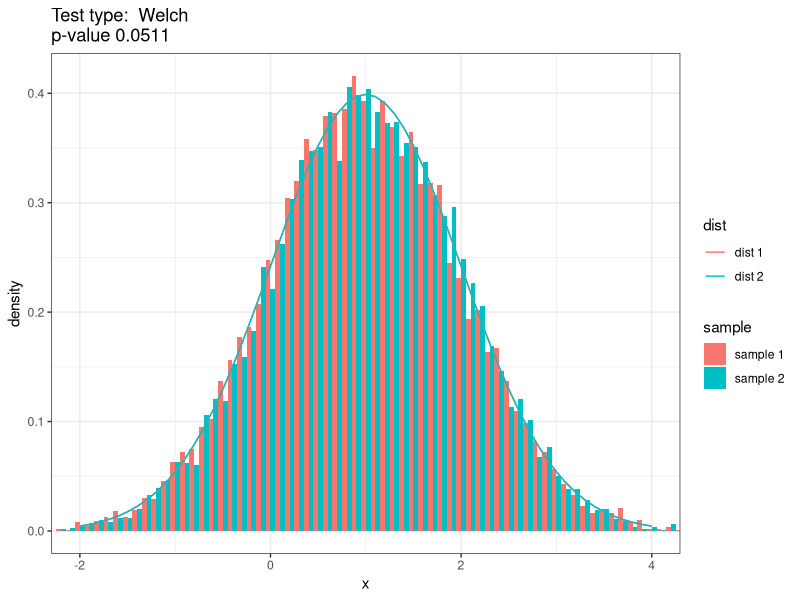
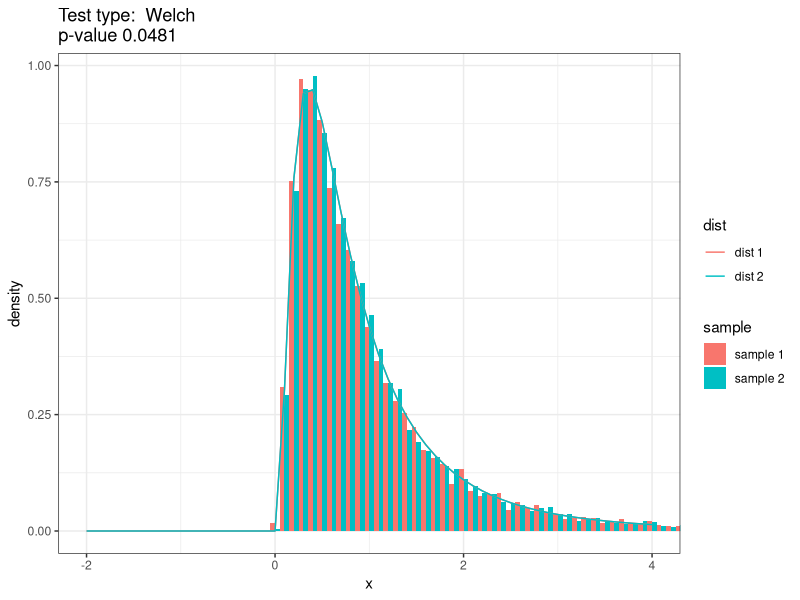
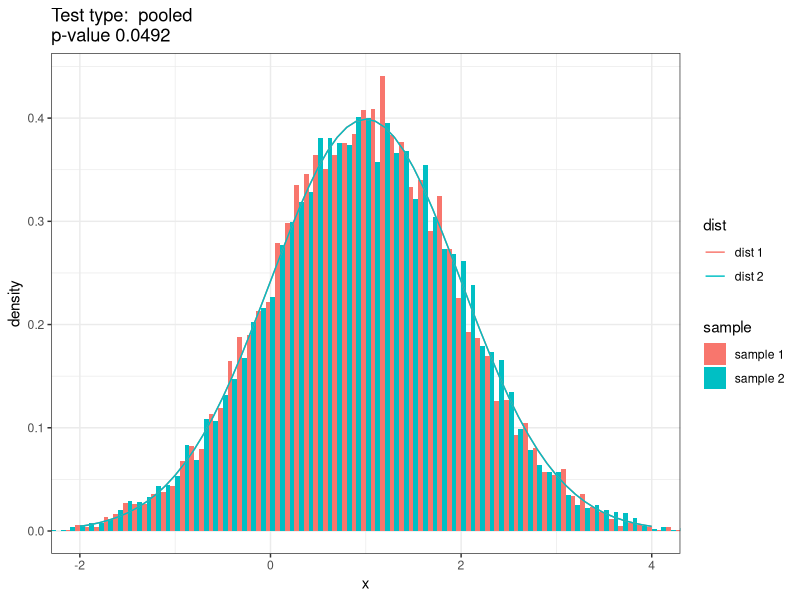
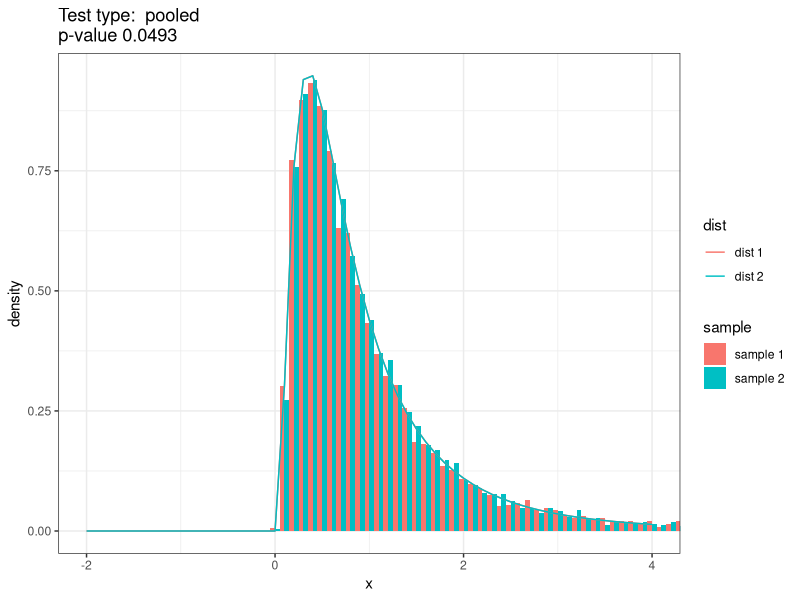

Reproduce these figures in R, in order.
## ---- chunk 1
knitr::opts_chunk$set(echo = TRUE)
options(width = 240)
## ---- chunk 2
library(tidyverse)
library(lubridate)
library(scales)
library(mgcv)
library(knitr)

theme_set(theme_bw())
## ---- chunk 3
# Random generator voor de Log-normale distributie
rlnorm2 <- function(n, mu = 1, sd = 1) {
  exp_sdlog_sq <- 1 + sd^2/mu^2
  sdlog <- sqrt(log(exp_sdlog_sq))
  meanlog <- log(mu/sqrt(exp_sdlog_sq))
  
  rlnorm(n, meanlog, sdlog)
}

# Density functie voor de Log-normale distributie
dlnorm2 <- function(n, mu = 1, sd = 1) {
  exp_sdlog_sq <- 1 + sd^2/mu^2
  sdlog <- sqrt(log(exp_sdlog_sq))
  meanlog <- log(mu/sqrt(exp_sdlog_sq))
  
  dlnorm(n, meanlog, sdlog)
}
## ---- chunk 4
test.params <- expand.grid(c(1,2,3),c(0.5,1,2))

sapply(1:nrow(test.params), function(i) {
  mu <- test.params[i,1]
  sd <- test.params[i,2]
  test.data <- rlnorm2(100000, mu,sd)
  list(mu = mu, sd = sd, sample_mu = round(mean(test.data),1), sample_sd = round(sd(test.data),1))
})

## ---- chunk 5
sim.mctest <- function(dist = c("norm", "lnorm"), 
                       n.total, 
                       sample.ratio = 1, 
                       mu = 1, 
                       sd = 1, 
                       sd.ratio = 1,
                       test.type = c("pooled","Welch"),
                       R = 10000,
                       alpha = 0.05) {
  
  # calculate sample sizes
  n1 <- n.total / (1 + 1/sample.ratio)
  n2 <- n.total / (1 + sample.ratio)
  
  test.type <- test.type[1]
  if(!(test.type %in% c("pooled","Welch"))) {
    stop(paste("Invalid test type", test.type))
  }
  # valid test type
  t.test.var.equal <- test.type == "pooled"
  
  mu1 <- mu
  mu2 <- mu
  sd1 <- sd
  sd2 <- sd / sd.ratio
  
  dist <- dist[1]
  if (!(dist %in% c("norm", "lnorm"))) {
    stop("invalid distribution")
  }
  
  # valid distribution type
  if (dist == "norm") {
    dist.fun <- rnorm
  } else {
    dist.fun <- rlnorm2
  }
  
  cnt.typeI <- 0
  for (i in 1:R) {
    d1 <- dist.fun(n1, mu1, sd1)
    d2 <- dist.fun(n2, mu2, sd2)
    
    pval <- t.test(d1, d2, var.equal = t.test.var.equal)$p.value
    if (pval < alpha) {
      cnt.typeI <- cnt.typeI + 1
    }
  }
  
  # output a list with all simulation parameters
  list(
    n.total = n.total,        # total sample size
    n1 = n1,      # sample 1 size
    n2 = n2,      # sample 2 size,
    dist = dist,  # distribution type
    test.type = test.type, # test type
    d1 = d1,      # last d1 sample
    d2 = d2,      # last d2 sample
    mu1 = mu1,    
    mu2 = mu2,
    sd1 = sd1,
    sd2 = sd2,
    typeI.fout.pct = cnt.typeI / R
  )
  
}
## ---- chunk 6
eval.mctest <- function(test) {
  plot_data <- rbind(data.frame(sample = "sample 1", x = test$d1), data.frame(sample = "sample 2", x = test$d2))
  
  # valid distribution type
  if (test$dist == "norm") {
    dist.fun <- dnorm
  } else {
    dist.fun <- dlnorm2
  }
  
  dist_data_1 <- tibble(dist = "dist 1", 
                        x = seq(test$mu1 - 3*test$sd1, test$mu1 + 3 * test$sd1, by = 0.1),
                        y = dist.fun(x, test$mu1, test$sd1))
  dist_data_2 <- tibble(dist = "dist 2", 
                        x = seq(test$mu2 - 3*test$sd2, test$mu2 + 3 * test$sd2, by = 0.1),
                        y = dist.fun(x, test$mu2, test$sd2))
  
  display_range <- c(min(c(min(dist_data_1$x), min(dist_data_2$x))),
                     max(c(max(dist_data_1$x), max(dist_data_2$x))))
  
  p <- ggplot(plot_data, aes(x)) +
    geom_histogram(aes(y = ..density.., fill = sample), position = "dodge", binwidth = 0.1, stat) +
    geom_line(aes(x, y, color = dist), data = dist_data_1) +
    geom_line(aes(x, y, color = dist), data = dist_data_2) +
    coord_cartesian(xlim = display_range) +
    ggtitle(paste("Test type: ", test$test.type, "\np-value", test$typeI.fout.pct))
  
  p
}
## ---- chunk 7
test1 <- sim.mctest(n.total = 20000, 
                    sample.ratio = 1, 
                    dist = "norm", 
                    mu = 1, 
                    sd = 1, 
                    sd.ratio = 1,
                    test.type = "Welch",
                    R = 10000,
                    alpha = 0.05)
eval.mctest(test1)

## ---- chunk 8
test2 <- sim.mctest(n.total = 20000, 
                    sample.ratio = 1, 
                    dist = "lnorm", 
                    mu = 1, 
                    sd = 1, 
                    sd.ratio = 1,
                    test.type = "Welch",
                    R = 10000,
                    alpha = 0.05)
eval.mctest(test2)

## ---- chunk 9
test3 <- sim.mctest(n.total = 20000, 
                    sample.ratio = 1, 
                    dist = "norm", 
                    mu = 1, 
                    sd = 1, 
                    sd.ratio = 1,
                    test.type = "pooled",
                    R = 10000,
                    alpha = 0.05)
eval.mctest(test3)

## ---- chunk 10
test4 <- sim.mctest(n.total = 20000, 
                    sample.ratio = 1, 
                    dist = "lnorm", 
                    mu = 1, 
                    sd = 1, 
                    sd.ratio = 1,
                    test.type = "pooled",
                    R = 10000,
                    alpha = 0.05)
eval.mctest(test4)

## ---- chunk 11
params <- expand.grid(
  dist = c("norm","lnorm"),
  sd.ratio = c(1, 5),
  n.total = c(20, 200),
  sample.ratio = c(1, 1/3),
  test.type = c("pooled","Welch")
)
## ---- chunk 12
sims <- sapply(1:nrow(params), function(i) {
  p <- params[i,]
  
  p.val <- sim.mctest(n.total = p$n.total, 
             sample.ratio = p$sample.ratio, 
             dist = p$dist, 
             mu = 1, 
             sd = 1, 
             sd.ratio = p$sd.ratio,
             test.type = p$test.type,
             R = 10000
            )$typeI.fout.pct
})

result <- params %>% 
  mutate(p.val = sims)


## ---- chunk 13
result %>% 
  arrange(sd.ratio, sample.ratio, test.type, dist, n.total) %>% 
  kable(caption = "Monte-Carlo simulatie voor 32 Scenario's")
## ---- chunk 14
success.rate <- function(p.val.threshold) {
  do.call("bind_rows", lapply(names(params), function(p) {
    res.table <- result %>% 
      mutate(p.val.ok = p.val < p.val.threshold) %>% 
      filter(p.val.ok == TRUE) %>% 
      group_by_at(.vars = c(p, "p.val.ok")) %>% 
      count() %>% 
      ungroup() %>% 
      mutate(parameter = p,
             success.pct = round(100 * n / 16, 0)) %>% 
      rename_at(.vars = p, funs(paste0("value"))) %>% 
      mutate(value = as.character(value)) %>% 
      select(parameter, value, n, success.pct) 
    
  
    res.table
  })) %>% 
    kable(caption = paste("Succes percentage voor p-waarde <= ", p.val.threshold))
}
## ---- chunk 15
success.rate(0.05) 
## ---- chunk 16
success.rate(0.055)
## ---- chunk 17

success.rate(0.06)
## ---- chunk 18
result %>% 
  spread(test.type, p.val) %>% 
  mutate(winner = if_else(pooled < Welch, "pooled","Welch"),
         diff = round(100 * (Welch - pooled) / if_else(pooled < Welch, Welch, pooled),1)) %>% 
  kable(caption = "Vergelijking pooled-variance en Welch voor verschillende combinaties")
